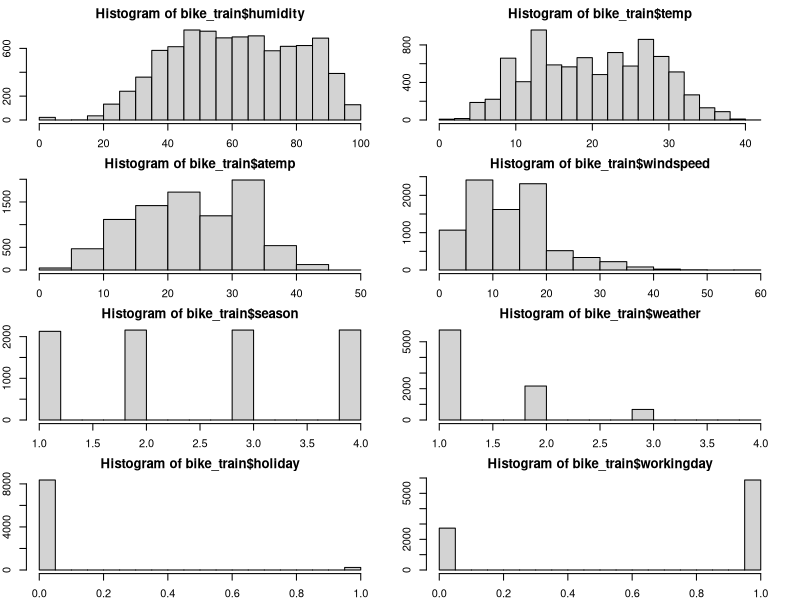
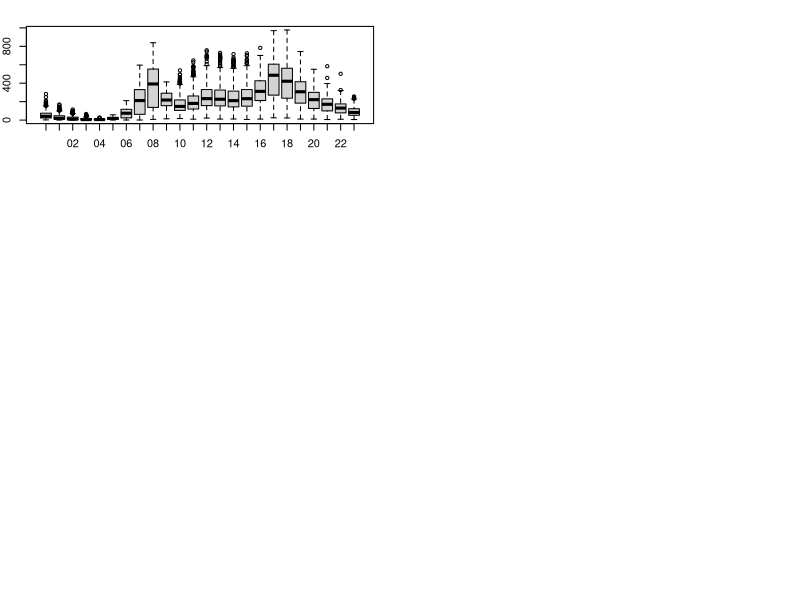
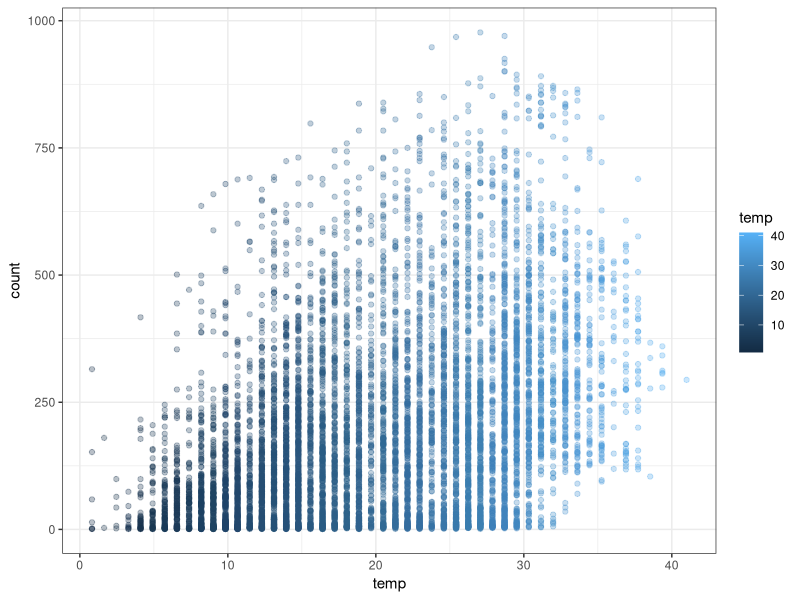
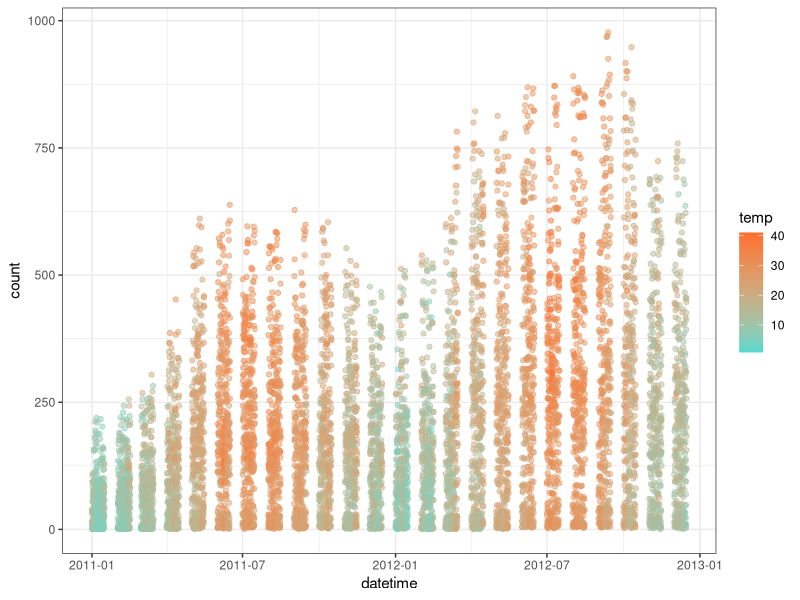
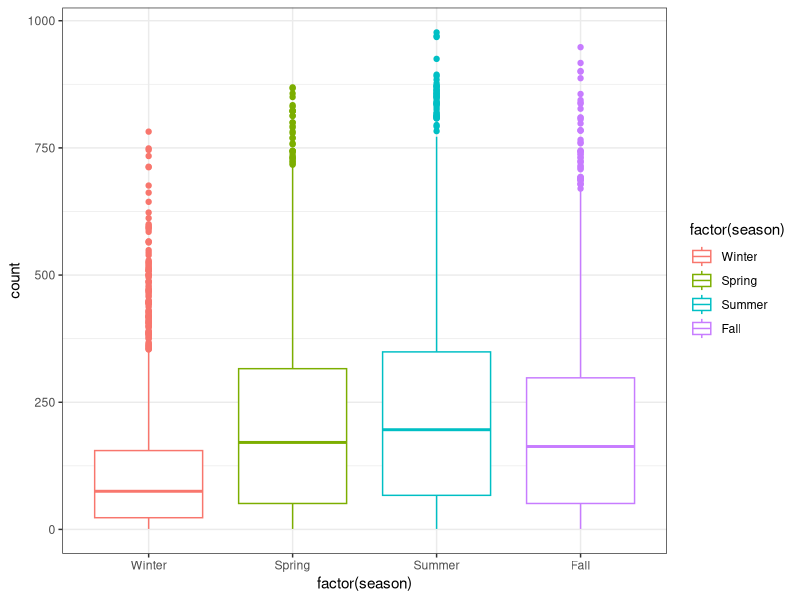

The R source for these figures, in order:
# clean
rm(list=ls())
getwd()

# load data
bike_train <- read.csv("bike_train.csv", sep = ",")

# format datetime column
bike_train$datetime <- as.POSIXct(bike_train$datetime, tz = "", format = "%Y-%m-%d%H:%M:%S")

# initial histograms for overview of data
par(mfrow=c(4,2));
par(mar = rep(2, 4));
hist(bike_train$humidity);
hist(bike_train$temp);
hist(bike_train$atemp);
hist(bike_train$windspeed);
hist(bike_train$season);
hist(bike_train$weather);
hist(bike_train$holiday);
hist(bike_train$workingday);

# factorize non-continuous columns
bike_train$season <- factor(bike_train$season, labels = c("Winter", "Spring", "Summer", "Fall"))
bike_train$holidy <- factor(bike_train$holiday, labels = c("Not_Holiday", "Holiday"))
bike_train$workingday <- factor(bike_train$workingday, labels = c("Not_Working_Day", "Working_Day"))
bike_train$weather <- factor(bike_train$weather, labels = c("Good", "Normal", "Bad", "Very Bad"))

# create factored hour column from datetime
bike_train$hour=substr(bike_train$datetime,12,13)
bike_train$hour=as.factor(bike_train$hour)

# boxplot relation between hour and count of rentals
boxplot(bike_train$count~bike_train$hour,xlab="hour", ylab="count of rentals")

library(ggplot2)

ggplot(data = bike_train, aes(temp,count)) + geom_point(alpha = 0.3, aes(color = temp)) + theme_bw()

bike_train$datetime <- as.POSIXct(bike_train$datetime)
pl <- ggplot(bike_train,aes(datetime,count)) + geom_point(aes(color=temp),alpha=0.5)
pl + scale_color_continuous(low = '#55D8CE',high = '#FF6E2E') + theme_bw()

cor(bike_train[,c('temp','count')])

ggplot(bike_train,aes(factor(season),count)) + geom_boxplot(aes(color = factor(season))) + theme_bw()
